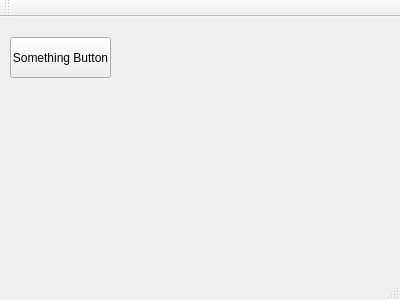
<?xml version="1.0" encoding="UTF-8"?>
<ui version="4.0">
 <class>MainWindow</class>
 <widget class="QMainWindow" name="MainWindow">
  <property name="geometry">
   <rect>
    <x>0</x>
    <y>0</y>
    <width>400</width>
    <height>300</height>
   </rect>
  </property>
  <property name="windowTitle">
   <string>MainWindow</string>
  </property>
  <widget class="QWidget" name="centralWidget">
   <widget class="QPushButton" name="pushButton">
    <property name="geometry">
     <rect>
      <x>10</x>
      <y>20</y>
      <width>101</width>
      <height>41</height>
     </rect>
    </property>
    <property name="text">
     <string>Something Button</string>
    </property>
   </widget>
  </widget>
  <widget class="QMenuBar" name="menuBar">
   <property name="geometry">
    <rect>
     <x>0</x>
     <y>0</y>
     <width>400</width>
     <height>21</height>
    </rect>
   </property>
  </widget>
  <widget class="QToolBar" name="mainToolBar">
   <attribute name="toolBarArea">
    <enum>TopToolBarArea</enum>
   </attribute>
   <attribute name="toolBarBreak">
    <bool>false</bool>
   </attribute>
  </widget>
  <widget class="QStatusBar" name="statusBar"/>
 </widget>
 <layoutdefault spacing="6" margin="11"/>
 <resources/>
 <connections/>
</ui>
